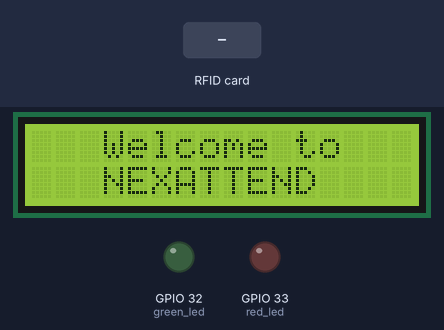
Recording of a program running on a simulated ESP32 board running MicroPython. On the bench: 16×2 character LCD, output pins drawn as LEDs (lit = HIGH). The test bench sets the inputs (shaded band). The clock reads 2024-03-15 10:24:30 at power-on unless the program sets it; files the program writes start out absent; library files of the repository ran but are not shown: i2c_lcd.py; what the program prints to the serial console is not drawn.

Above: at 1.2 s.
1.3 s: RFID card 29 C5 19 69 held to the reader
At 2.2 s:
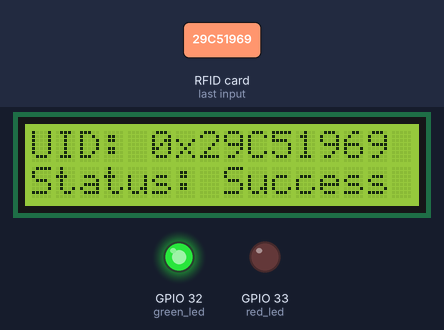
At 3.7 s:
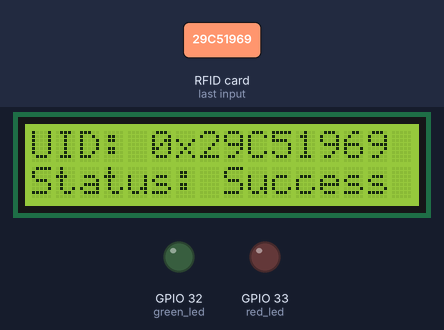
Timing chart, 0 to 5.2 s (numbered marks = the images above; inputs shaded):
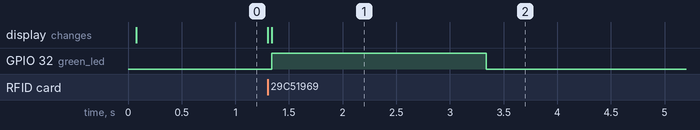

Measured:
- after the input at 1.3 s, GPIO 32 (green_led): LOW → HIGH at once, → LOW 2.0 s later; the display: first changes at once (image 1 shows a later state)

The program:

test.py
```python
from mfrc522 import MFRC522
from machine import Pin, SPI
import time
import os
from time import sleep_ms
from machine import I2C, Pin
from i2c_lcd import I2cLcd

AddressOfLcd = 0x27
i2c = I2C(scl=Pin(5), sda=Pin(21))
lcd = I2cLcd(i2c, AddressOfLcd, 2, 16)

spi = SPI(2, baudrate=2500000, polarity=0, phase=0, sck=Pin(22), mosi=Pin(19), miso=Pin(18))
spi.init()

rdr = MFRC522(spi=spi, gpioRst=4, gpioCs=23)

# LED Pins
green_led = Pin(32, Pin.OUT)
red_led = Pin(33, Pin.OUT)    # GPIO 15

def display_welcome_message():
    lcd.clear()
    lcd.move_to(0, 0)
    lcd.putstr("   Welcome to ")
    lcd.move_to(0, 1)
    lcd.putstr("   NEXATTEND ")


def display_access_status(status):
    lcd.move_to(0, 1)
    lcd.putstr("Status: " + status)

def check_access(uid):
    authorized_uids = {
        "0x29C51969",  # Example UID
        "0xE9EB1669",
        "0xA9111A69",
        "0xD3E5DA19"
    }
    return uid in authorized_uids

def log_attendance(uid, granted):
    t = time.localtime()
    timestamp = "{:04d}-{:02d}-{:02d} {:02d}:{:02d}:{:02d}".format(t[0], t[1], t[2], t[3], t[4], t[5])
    access_status = "Granted" if granted else "Denied"
    with open('attendance.csv', 'a') as f:
        f.write('{},{},{}\n'.format(timestamp, uid, access_status))

if 'attendance.csv' not in os.listdir():
    with open('attendance.csv', 'w') as f:
        f.write('Timestamp,UID,Access Status\n')

display_welcome_message()

while True:
    stat, tag_type = rdr.request(rdr.REQIDL)
    if stat == rdr.OK:
        stat, raw_uid = rdr.anticoll()
        if stat == rdr.OK:
            card_id = "0x%02X%02X%02X%02X" % (raw_uid[0], raw_uid[1], raw_uid[2], raw_uid[3])
            print("Card ID:", card_id)
            lcd.clear()
            lcd.move_to(0, 0)
            lcd.putstr("UID: " + card_id)
            access_granted = check_access(card_id)
            if access_granted:
                print("Access granted for UID:", card_id)
                display_access_status("Success")
                green_led.on()  # Turn on green LED
                time.sleep(2)   # Keep the green LED on for 2 seconds
                green_led.off() # Turn off green LED
            else:
                print("Access denied for UID:", card_id)
                display_access_status("Fail")
                red_led.on()    # Turn on red LED
                time.sleep(2)   # Keep the red LED on for 2 seconds
                red_led.off()  # Turn off red LED
            log_attendance(card_id, access_granted)
            time.sleep(5)
            display_welcome_message()
```
